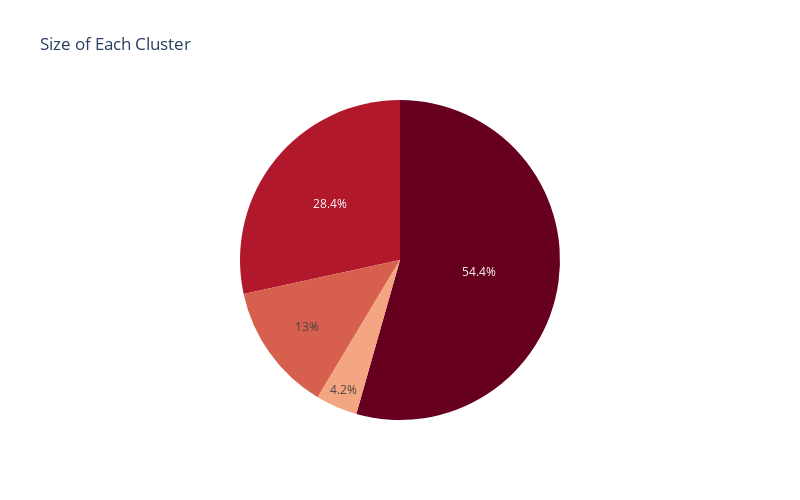

Notebook code cell kept with this figure:
### Code cell
fig = px.pie(dfcluster, values='Percentage', 
             color_discrete_sequence=px.colors.sequential.RdBu, width=800, height=500,
            title='Size of Each Cluster')
fig.show()

### Figure 1 — Plotly figure (JSON) as saved in the notebook; plotly's stock layout.template omitted (floating-point values rounded to 4 significant figures)
{"data": [{"domain": {"x": [0, 1], "y": [0, 1]}, "hovertemplate": "Percentage=%{value}<extra></extra>", "legendgroup": "", "name": "", "showlegend": false, "type": "pie", "values": [0.13, 0.544, 0.042, 0.284]}], "layout": {"height": 500, "legend": {"tracegroupgap": 0}, "piecolorway": ["rgb(103,0,31)", "rgb(178,24,43)", "rgb(214,96,77)", "rgb(244,165,130)", "rgb(253,219,199)", "rgb(247,247,247)", "rgb(209,229,240)", "rgb(146,197,222)", "rgb(67,147,195)", "rgb(33,102,172)", "rgb(5,48,97)"], "title": {"text": "Size of Each Cluster"}, "width": 800}}
